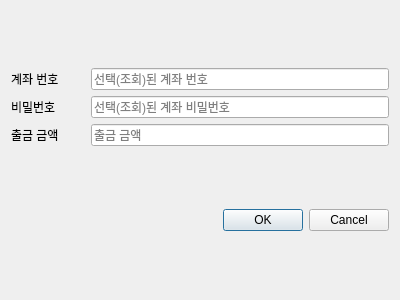
<?xml version="1.0" encoding="UTF-8"?>
<ui version="4.0">
 <class>WithdrawDialog</class>
 <widget class="QDialog" name="WithdrawDialog">
  <property name="geometry">
   <rect>
    <x>0</x>
    <y>0</y>
    <width>400</width>
    <height>300</height>
   </rect>
  </property>
  <property name="windowTitle">
   <string>출금</string>
  </property>
  <layout class="QGridLayout" name="gridLayout_2">
   <item row="0" column="0">
    <layout class="QGridLayout" name="gridLayout" columnstretch="1,4">
     <item row="0" column="1">
      <widget class="QLineEdit" name="w_acc_le">
       <property name="placeholderText">
        <string>선택(조회)된 계좌 번호</string>
       </property>
      </widget>
     </item>
     <item row="1" column="0">
      <widget class="QLabel" name="w_pass_lbl">
       <property name="text">
        <string>비밀번호</string>
       </property>
      </widget>
     </item>
     <item row="1" column="1">
      <widget class="QLineEdit" name="w_pass_le">
       <property name="echoMode">
        <enum>QLineEdit::EchoMode::Password</enum>
       </property>
       <property name="placeholderText">
        <string>선택(조회)된 계좌 비밀번호</string>
       </property>
      </widget>
     </item>
     <item row="0" column="0">
      <widget class="QLabel" name="w_acc_lbl">
       <property name="layoutDirection">
        <enum>Qt::LayoutDirection::LeftToRight</enum>
       </property>
       <property name="text">
        <string>계좌 번호</string>
       </property>
      </widget>
     </item>
     <item row="2" column="0">
      <widget class="QLabel" name="w_amount_lbl">
       <property name="text">
        <string>출금 금액</string>
       </property>
      </widget>
     </item>
     <item row="2" column="1">
      <widget class="QLineEdit" name="w_amount_le">
       <property name="placeholderText">
        <string>출금 금액</string>
       </property>
      </widget>
     </item>
    </layout>
   </item>
   <item row="1" column="0">
    <widget class="QDialogButtonBox" name="buttonBox">
     <property name="orientation">
      <enum>Qt::Orientation::Horizontal</enum>
     </property>
     <property name="standardButtons">
      <set>QDialogButtonBox::StandardButton::Cancel|QDialogButtonBox::StandardButton::Ok</set>
     </property>
    </widget>
   </item>
  </layout>
 </widget>
 <resources/>
 <connections>
  <connection>
   <sender>buttonBox</sender>
   <signal>accepted()</signal>
   <receiver>WithdrawDialog</receiver>
   <slot>accept()</slot>
   <hints>
    <hint type="sourcelabel">
     <x>248</x>
     <y>254</y>
    </hint>
    <hint type="destinationlabel">
     <x>157</x>
     <y>274</y>
    </hint>
   </hints>
  </connection>
  <connection>
   <sender>buttonBox</sender>
   <signal>rejected()</signal>
   <receiver>WithdrawDialog</receiver>
   <slot>reject()</slot>
   <hints>
    <hint type="sourcelabel">
     <x>316</x>
     <y>260</y>
    </hint>
    <hint type="destinationlabel">
     <x>286</x>
     <y>274</y>
    </hint>
   </hints>
  </connection>
 </connections>
</ui>
